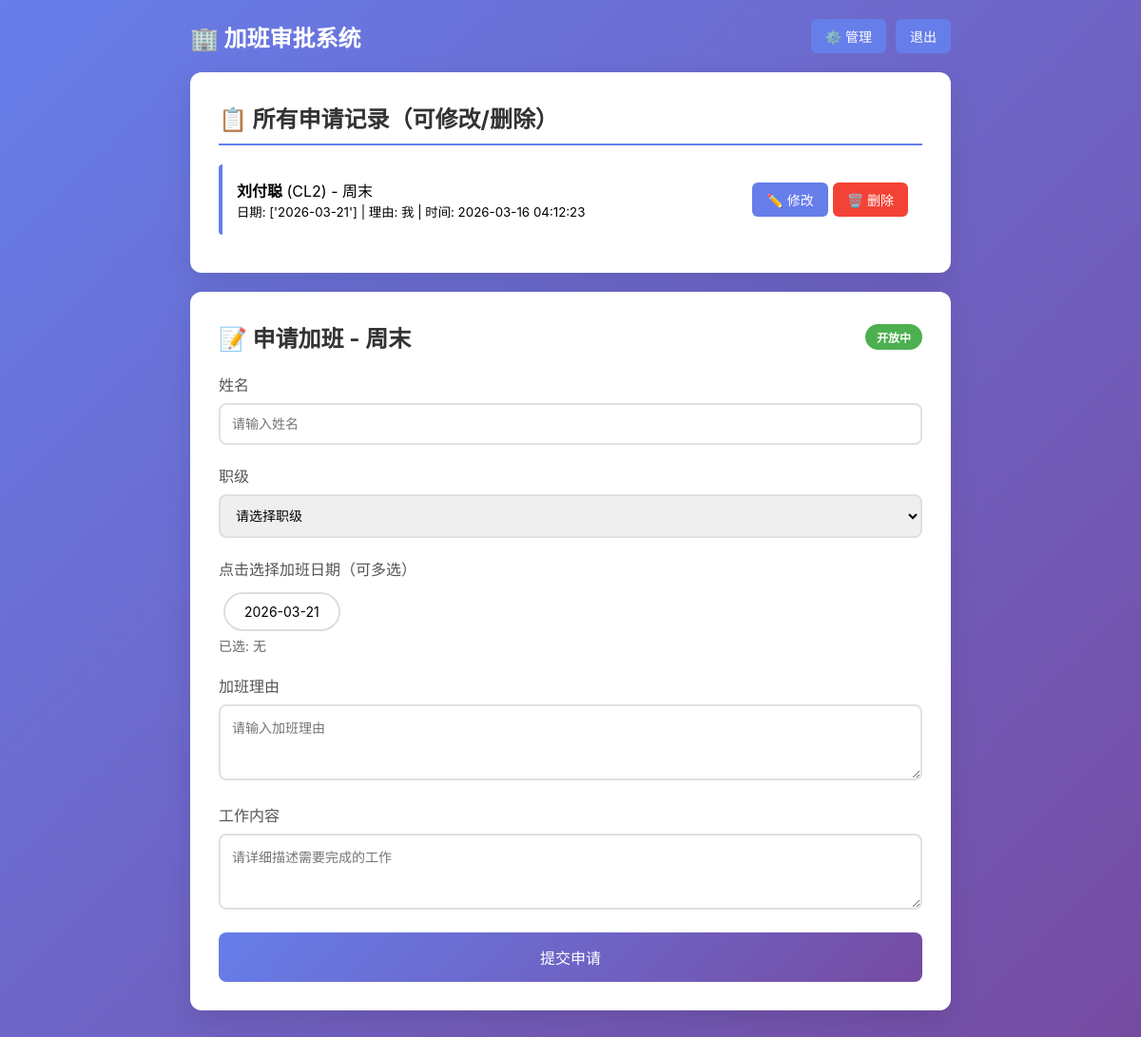
The page / (signed in) on the database its author committed.
### tables this page shows
CREATE TABLE applications (
    id INTEGER PRIMARY KEY AUTOINCREMENT,
    batch_id INTEGER NOT NULL,
    name TEXT NOT NULL,
    rank TEXT NOT NULL,
    selected_dates TEXT NOT NULL,
    reason TEXT NOT NULL,
    work_content TEXT NOT NULL,
    created_at TIMESTAMP DEFAULT CURRENT_TIMESTAMP,
    updated_at TIMESTAMP DEFAULT CURRENT_TIMESTAMP,
    FOREIGN KEY (batch_id) REFERENCES overtime_batches(id)
);

CREATE TABLE overtime_batches (
    id INTEGER PRIMARY KEY AUTOINCREMENT,
    name TEXT NOT NULL,
    dates TEXT NOT NULL,
    is_open INTEGER DEFAULT 0,
    created_at TIMESTAMP DEFAULT CURRENT_TIMESTAMP
);

### app.py (the view)
@app.route('/')
def index():
    conn = get_db()
    batches_raw = conn.execute('SELECT * FROM overtime_batches WHERE is_open = 1 ORDER BY created_at DESC').fetchall()
    batches = []
    for b in batches_raw:
        batch = dict(b)
        batch['dates'] = json.loads(batch['dates'])
        batches.append(batch)
    applications = conn.execute('''SELECT a.*, b.name as batch_name
                                    FROM applications a
                                    JOIN overtime_batches b ON a.batch_id = b.id
                                    ORDER BY a.created_at DESC''').fetchall()
    applications_list = []
    for app in applications:
        app_dict = dict(app)
        app_dict['selected_dates'] = json.loads(app_dict['selected_dates'])
        applications_list.append(app_dict)
    return render_template('index.html', batches=batches, applications=applications_list)

### app.py (called while the page is built)
def get_db():
    if 'db' not in g:
        g.db = sqlite3.connect(DB_PATH)
        g.db.row_factory = sqlite3.Row
    return g.db

### templates/index.html (shortened to what this page needs)
<!DOCTYPE html>
<html lang="zh-CN">
<head>
    <link rel="stylesheet" href="{{ url_for('static', filename='style.css') }}">
</head>
<body>
    <div class="container">
        <header>
            <h1>🏢 加班审批系统</h1>
            <div class="user-info">
                {% if session.get('is_admin') %}
                    <a href="{{ url_for('admin') }}" class="btn-small">⚙️ 管理</a>
                    <a href="{{ url_for('logout') }}" class="btn-small">退出</a>
                {% endif %}
            </div>
        </header>
        <div class="card">
            <h2>📋 所有申请记录（可修改/删除）</h2>
            {% if applications %}
                {% for app in applications %}
                <div class="app-item">
                    <div class="info">
                        <strong>{{ app.name }}</strong> ({{ app.rank }}) - {{ app.batch_name }}<br>
                        <small>日期: {{ app.selected_dates }} | 理由: {{ app.reason }} | 时间: {{ app.created_at }}</small>
                    </div>
                    <div class="actions">
                        <a href="{{ url_for('edit_application', app_id=app.id) }}" class="btn-small">✏️ 修改</a>
                        <form method="POST" action="{{ url_for('delete_application') }}" style="display:inline;" onsubmit="return confirm('确定删除？');">
                            <button type="submit" class="btn-small btn-danger">🗑️ 删除</button>
                        </form>
                    </div>
                </div>
                {% endfor %}
            {% else %}
                <p>暂无申请记录</p>
            {% endif %}
        </div>
        {% if batches %}
            {% for batch in batches %}
            <div class="card">
                <div class="batch-header">
                    <h2>📝 申请加班 - {{ batch.name }}</h2>
                    {% if batch.is_open %}
                    <span class="badge badge-open">开放中</span>
                    {% else %}
                    <span class="badge badge-closed">已关闭</span>
                    {% endif %}
                </div>
                {% if batch.is_open %}
                <form method="POST" action="{{ url_for('apply') }}">
                    <div class="form-group">
                        <label>姓名</label>
                        <input type="text" name="name" required placeholder="请输入姓名">
                    </div>
                    <div class="form-group">
                        <label>职级</label>
                        <select name="rank" required>
                            <option value="">请选择职级</option>
                        </select>
                    </div>
                    <div class="form-group">
                        <label>点击选择加班日期（可多选）</label>
                        <div id="dateContainer_{{ batch.id }}">
                            {% for d in batch.dates %}
                            <span class="date-chip" onclick="toggleDate({{ batch.id }}, '{{ d }}')"
                                  id="date_{{ batch.id }}_{{ d }}">{{ d }}</span>
                            {% endfor %}
                        </div>
                        <p class="hint">已选: <span id="selected_{{ batch.id }}">无</span></p>
                    </div>
                    <div class="form-group">
                        <label>加班理由</label>
                        <textarea name="reason" rows="2" required placeholder="请输入加班理由"></textarea>
                    </div>
                    <div class="form-group">
                        <label>工作内容</label>
                        <textarea name="work_content" rows="3" required placeholder="请详细描述需要完成的工作"></textarea>
                    </div>
                    <button type="submit" class="btn" onclick="return submitForm({{ batch.id }})">
                        提交申请
                    </button>
                </form>
                {% else %}
                <div class="closed-box">
                    <p>❌ 该批次已关闭</p>
                </div>
                {% endif %}
            </div>
            {% endfor %}
        {% endif %}
    </div>
</body>
</html>

### static/style.css (style rules this page uses)
* { margin: 0; padding: 0; box-sizing: border-box; }
body { font-family: -apple-system, BlinkMacSystemFont, 'Segoe UI', 'PingFang SC', 'Hiragino Sans GB', 'Microsoft YaHei', sans-serif; background: linear-gradient(135deg, #667eea 0%, #764ba2 100%); min-height: 100vh; padding: 20px; }
.container { max-width: 800px; margin: 0 auto; }
h1 { color: white; text-align: center; margin-bottom: 30px; font-size: 2em; }
header { display: flex; justify-content: space-between; align-items: center; margin-bottom: 20px; flex-wrap: wrap; gap: 10px; }
header h1 { margin-bottom: 0; font-size: 1.5em; }
.user-info { display: flex; gap: 10px; align-items: center; color: white; }
.card { background: white; border-radius: 12px; padding: 30px; margin-bottom: 20px; box-shadow: 0 10px 30px rgba(0,0,0,0.1); }
.card h2 { color: #333; margin-bottom: 20px; padding-bottom: 10px; border-bottom: 2px solid #667eea; }
.form-group { margin-bottom: 20px; }
.form-group label { display: block; margin-bottom: 8px; color: #555; font-weight: 500; }
.form-group input, .form-group select, .form-group textarea { width: 100%; padding: 12px; border: 2px solid #e0e0e0; border-radius: 8px; font-size: 14px; transition: border-color 0.3s; }
.form-group textarea { resize: vertical; min-height: 80px; }
.btn { background: linear-gradient(135deg, #667eea 0%, #764ba2 100%); color: white; border: none; padding: 14px 30px; border-radius: 8px; font-size: 16px; cursor: pointer; width: 100%; transition: transform 0.2s, box-shadow 0.2s; }
.btn-small { background: #667eea; color: white; padding: 8px 15px; border-radius: 6px; text-decoration: none; font-size: 14px; transition: background 0.2s; border: none; cursor: pointer; }
.batch-header { display: flex; justify-content: space-between; align-items: center; margin-bottom: 20px; }
.batch-header h2 { margin-bottom: 0; padding-bottom: 0; border-bottom: none; }
.badge { padding: 5px 12px; border-radius: 20px; font-size: 12px; font-weight: bold; }
.badge-open { background: #4caf50; color: white; }
.btn-danger { background: #f44336; }
.hint { color: #666; font-size: 14px; margin-bottom: 15px; }

### templates/index.html (style rules this page uses)
.date-chip { display: inline-block; padding: 10px 20px; margin: 5px; border: 2px solid #ddd; border-radius: 25px; cursor: pointer; transition: all 0.2s; font-size: 14px; }
.app-item { background: white; padding: 15px; margin: 10px 0; border-radius: 4px; border-left: 4px solid #667eea; display: flex; justify-content: space-between; align-items: center; }
.app-item .info { flex: 1; }
.app-item .actions { display: flex; gap: 5px; }

### rows shown on the page
applications: name "刘付聪", rank "CL2", batch_name "周末", selected_dates "['2026-03-21']", reason "我", created_at "2026-03-16 04:12:23"
overtime_batches: name "周末", is_open "开放中", dates "2026-03-21"
